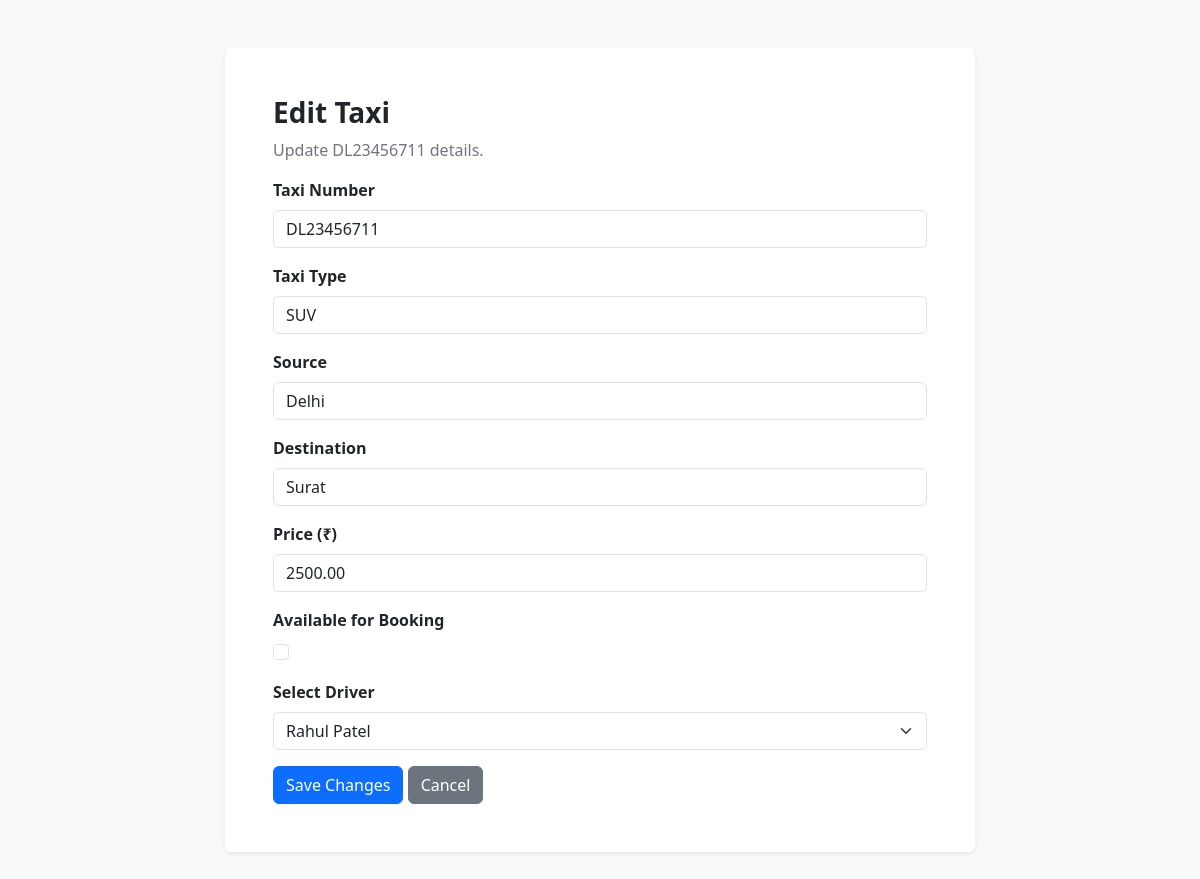
Page /taxis/2/edit/ (signed in) on the earlier database version.
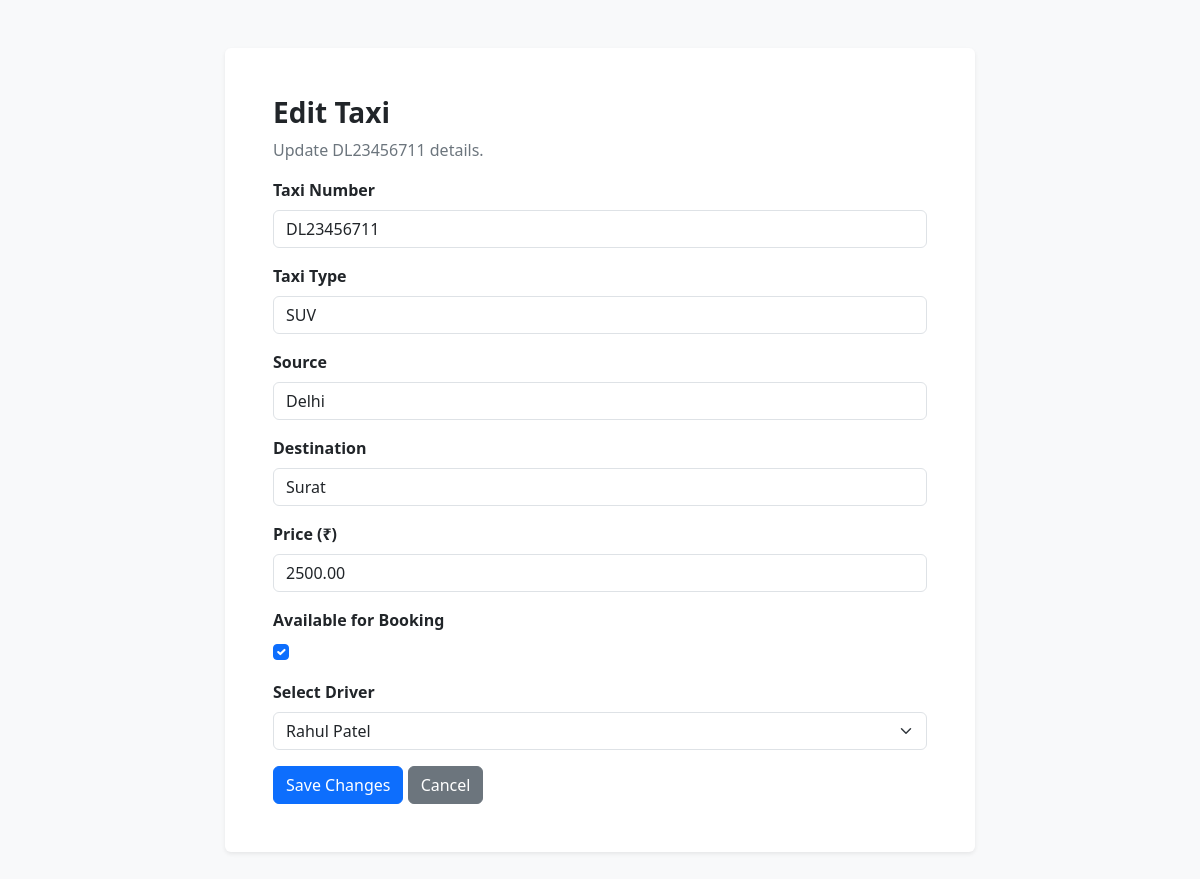
Same page on the later database version.
### core/models.py (models this page shows, shortened)
class Taxi(models.Model):
    number = models.CharField(max_length=20, unique=True)
    type = models.CharField(max_length=50)
    source = models.CharField(max_length=100)
    destination = models.CharField(max_length=100)
    price = models.DecimalField(max_digits=10, decimal_places=2)
    availability = models.BooleanField(default=True)
    driver = models.ForeignKey(
        Driver,
        on_delete=models.CASCADE,
        related_name='taxis',
    )

### core/views.py (the view)
@user_passes_test(
    lambda user: user.is_authenticated and user.is_staff,
    login_url='admin_login',
)
def admin_taxi_edit(request, taxi_id):
    taxi = get_object_or_404(Taxi, pk=taxi_id)
    if request.method == 'POST':
        form = TaxiForm(request.POST, instance=taxi)
        if form.is_valid():
            form.save()
            messages.success(request, 'Taxi updated successfully!')
            return redirect('admin_taxi_list')
    else:
        form = TaxiForm(instance=taxi)
    return render(
        request,
        'core/admin_taxi_edit.html',
        {'form': form, 'taxi': taxi},
    )

### core/models.py (called while the page is built)
    def __str__(self):
        return self.name

### core/templates/core/admin_taxi_edit.html (shortened to what this page needs)
<!DOCTYPE html>
<html lang="en">
<head>
    <link href="https://cdn.jsdelivr.net/npm/bootstrap@5.3.3/dist/css/bootstrap.min.css"
          rel="stylesheet">
</head>
<body class="bg-light">
<div class="container py-5">
    <div class="card border-0 shadow-sm mx-auto" style="max-width:750px">
        <div class="card-body p-4 p-md-5">
            <h1 class="h3 fw-bold">Edit Taxi</h1>
            <p class="text-secondary">Update {{ taxi.number }} details.</p>
            <form method="POST">
                {% for field in form %}
                    <div class="mb-3">
                        <label for="{{ field.id_for_label }}"
                               class="form-label fw-semibold">
                            {{ field.label }}
                        </label>
                        {% if field.name == 'availability' %}
                            <div class="form-check">
                                {{ field }}
                            </div>
                        {% else %}
                            {{ field }}
                        {% endif %}
                    </div>
                {% endfor %}
                <button type="submit" class="btn btn-primary">
                    Save Changes
                </button>
                <a href="{% url 'admin_taxi_list' %}"
                   class="btn btn-secondary">Cancel</a>
            </form>
        </div>
    </div>
</div>
</body>
</html>

Differences in the rows shown:
changed Taxi "DL23456711": availability "☐" → "☑"
